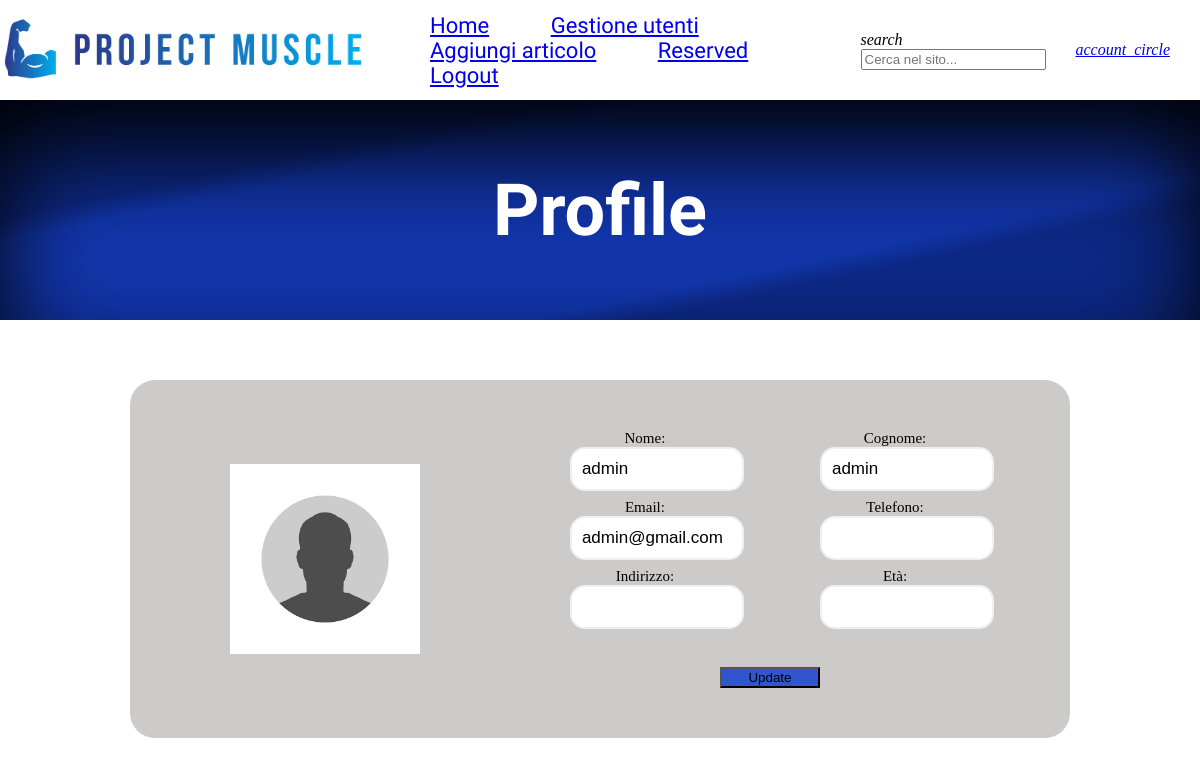
The page /show_profile.php (signed in) on the database as committed earlier.
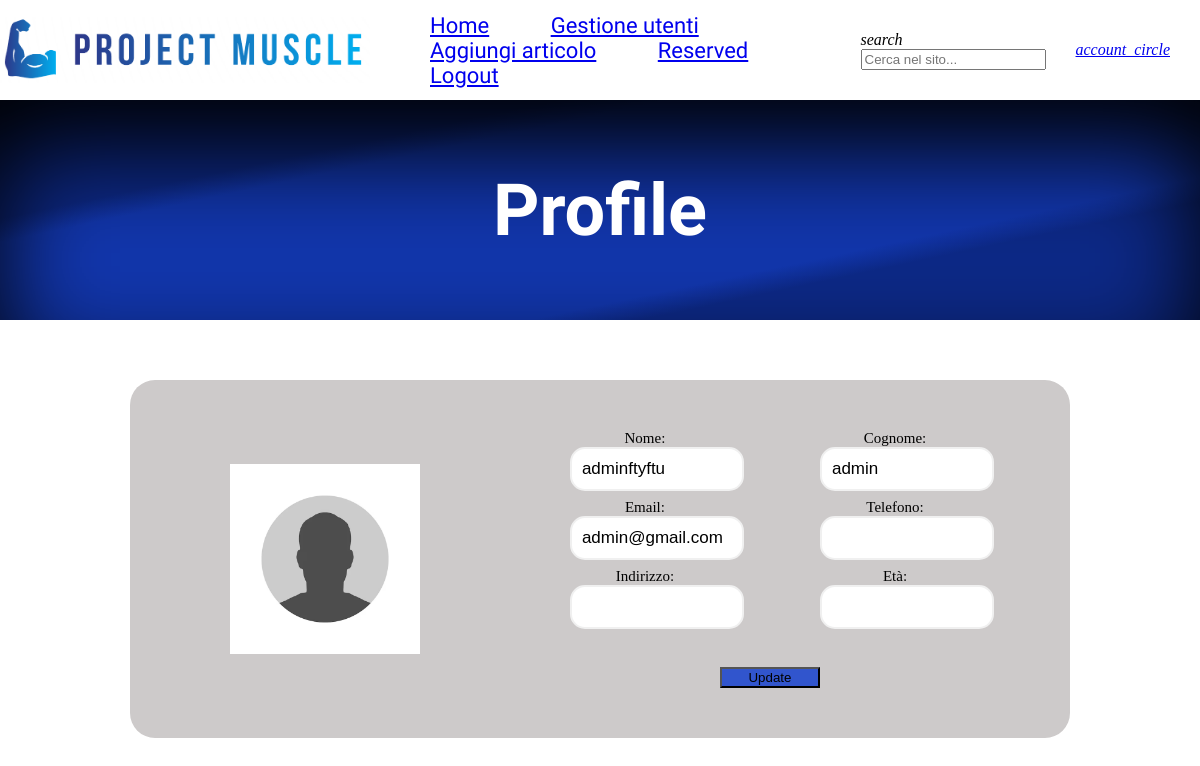
The same page on the database as committed later.
### tables this page shows
CREATE TABLE `users` (
  `id` int(4) NOT NULL,
  `nome` varchar(30) NOT NULL,
  `cognome` varchar(30) NOT NULL,
  `email` varchar(100) NOT NULL,
  `password` varchar(150) NOT NULL,
  `registration_date` timestamp NOT NULL DEFAULT current_timestamp(),
  `admin` tinyint(1) NOT NULL,
  `rememberMeToken` varchar(150) DEFAULT NULL,
  `cookie_expiration` date DEFAULT NULL,
  `telefono` varchar(10) DEFAULT NULL,
  `indirizzo` varchar(150) DEFAULT NULL,
  `eta` int(3) DEFAULT NULL
);

### query.php (called while the page is built, shortened)
<?php
require_once 'utils.php';
function genericSelect($table, $select_Columns, $where, $toBind, $con){
    $query = "SELECT " . implode(", ", $select_Columns) . " FROM " . $table;
    $query = isset($where) ? ($query . " WHERE " . $where) : $query;
    $stmt = mysqli_prepare($con, $query);
    if (!empty($toBind)) {
        $values = array_values($toBind);
        $types = getTypes($values);
        check_mysqliFunction(mysqli_stmt_bind_param($stmt, $types, ...$values), $con, 'bind', $query);
    }
    check_mysqliFunction(mysqli_stmt_execute($stmt), $con, 'execute', $query);
    $result = mysqli_stmt_get_result($stmt);
    if($result && mysqli_num_rows($result) > 0){
        $rows = [];
        while ($row = mysqli_fetch_array($result)) {
            $rows[] = $row;
        }
        if (count($rows) == 1)
            return $rows[0];
        else return $rows;
    }
    return null;
}
?>

### utils.php (called while the page is built, shortened)
<?php
function getTypes($valori){
    $tipi = '';
    foreach ($valori as $valore) {
        if (is_int($valore)) {
            $tipi .= 'i';
        } elseif (is_float($valore)) {
            $tipi .= 'd';
        } elseif (is_bool($valore)) {
            $tipi .= 'i';
        } else {
            $tipi .= 's';
        }
    }
    return $tipi;
}
?>

### show_profile.php (the view, shortened to what this page needs)
<?php
require_once 'header.php';
try {
    $valuesToSelect = ["nome", "cognome", "email", "telefono", "indirizzo", "eta"];
    $row = genericSelect("users", $valuesToSelect , "email=?", [$_SESSION["email"]], $con);
}
catch (Exception $e) {
    $_SESSION["error_message"] = "Qualcosa è andato storto...Riprova pià tardi";
    header("Location: index.php");
    error_log("Failed to search user data from the database: " . $e->getMessage() . "\n", 3, "error.log");
}
?>
<div class="container">
    <div class="profile">
        <div class="profile_image"></div>
        <div class="profile_info">
            <form action="update_profile.php" method="post" id="updateProfile" novalidate>
                    <div class="columns">
                        <div class="col1">
                            <div class="input-control2">
                                <label for="firstname">Nome:</label>
                                <input type="text" id="firstname" name="firstname" value=<?php echo $row["nome"]?> readonly>
                            </div>
                            <div class="input-control2">
                                <label for="email" class="label">Email:</label>
                                <input type="email" id="email" name="email" value=<?php echo $row["email"]?> readonly>
                            </div>
                            <div class="input-control2">
                                <label for="address" class="label">Indirizzo:</label>
                                <input type="text" id="address" name="address" readonly value= <?php echo isset($row["indirizzo"]) ? $row["indirizzo"] : null?> >
                            </div>
                        </div>
                        <div class="col2">
                            <div class="input-control2">
                                <label for="lastname" class="label">Cognome:</label>
                                <input type="text" id="lastname" name="lastname" value=<?php echo $row["cognome"]?> readonly>
                            </div>
                            <div class="input-control2">
                                <label for="phone" class="label">Telefono:</label>
                                <input type="text" id="phone" name="phone" readonly value=<?php echo isset($row["telefono"]) ? $row["telefono"] : null?> >
                            </div>
                            <div class="input-control2">
                                <label for="age" class="age">Età:</label>
                                <input type="text" id="age" name="age" readonly value=<?php echo isset($row["eta"]) ? $row["eta"] : null?> >
                            </div>
                        </div>
                    </div>
                    <button id="submit_button_profile" type="submit">Update</button>
            </form>
        </div>
    </div>
</div>

### header.php (shortened to what this page needs)
<?php
require_once 'utils.php';
?>
<!DOCTYPE html>
<html lang="it">
<head>
    <link href="https://cdn.jsdelivr.net/npm/beercss@3.4.7/dist/cdn/beer.min.css" rel="stylesheet">
    <link rel="stylesheet" type="text/css" href="stile.css">
    <link rel="stylesheet" type="text/css" href="form_style.css">
</head>
<body>
    <header class="fixed">
        <?php
        require_once 'navbar.php';
        ?>
    </header>
    <div class="dynamicNav" id="dynamicNav">
        <h1 id="header_content"></h1>
    </div>

### navbar.php (shortened to what this page needs)
<nav>
    <img src="logo2.png" alt="Logo project muscle">
    <div>
        <ul>
            <li><a href="index.php">Home</a></li>
            <?php
            require_once 'connection.php';
            require_once 'query.php';
            if (isset($_SESSION["logged_in"])) {
                if (isset($_SESSION["admin"]) && $_SESSION["admin"] == 1) {
                    echo '<li><a href="allusers.php">Gestione utenti</a></li>';
                    echo '<li><a href="addArticle.php">Aggiungi articolo</a></li>';
                }
                echo '<li><a href="reserved.php">Reserved</a></li>';
                echo '<li><a href="logout.php">Logout</a></li>';
            } else {
                echo '<li><a href="registration.php">Sign-up</a></li>';
                echo '<li><a href="login.php">Sign-in</a></li>';
            }
            ?>
        </ul>
    </div>
    <div class="searchZone">
        <div class="field small prefix round fill" id="searchBar">
            <i class="front">search</i>
            <input type=text id="searchInput" placeholder="Cerca nel sito...">
        </div>
        <?php
            echo
                '<a href="show_profile.php">
                <i class="large" id="accountCircle">account_circle</i>
                </a>';
        ?>
    </div>
</nav>

### stile.css (style rules this page uses)
html { max-width: 100%; }
body { margin: 0 auto; max-width: 100%; background-color: #ffffff; }
header { background-color: #ffffff; width: 100%; }
header img { width: 370px; z-index: 500; }
nav { height: 100px; width: 100%; display: flex; align-items: center; align-content: center; justify-content: space-between; }
nav li { display: inline; color: #000000; font-size: 22px; font-family: 'Roboto Condensed', sans-serif; padding: 0px 20px; }
.searchZone { display: flex; align-items: center; }
#searchBar { margin-left: 15px; }
#accountCircle { padding: 0px 30px; }
nav li:not(:last-child)::after { content: " "; padding: 8px; }
.container { text-align: center; }
.dynamicNav { display: flex; justify-content: center; align-items: center; background-color: #0d2987; height: 220px; width: 100%; background-image: linear-gradient(-12deg, transparent 25%, #1236ac 30%, #1236ac 70%, transparent 75%); box-shadow: inset 0px 50px 100px 0px rgba(0, 0, 0, 1); }
.dynamicNav h1 { color: #ffffff; font-size: 72px; font-family: 'Roboto Condensed', sans-serif; }
.container { display: flex; justify-content: center; align-items: center; }
:is(.button,button):after { all: unset; }

### form_style.css (style rules this page uses)
.input-control2 { display: flex; flex-direction: column; }
.input-control2 label { font-size: 15px; }
.input-control2 input { border: 2px solid #f0f0f0; border-radius: 15px; display: block; margin-bottom: 8px; font-size: 17px; padding: 10px; width: 100%; }
#submit_button_profile { background-color: #3155cd; width: 100px; margin-top: 30px; }
#updateProfile { margin-left: 100px; }
.profile { display: flex; align-items: center; padding: 50px; margin-top: 60px; background-color: #cdcaca; border-radius: 25px; width: 70%; }
.profile_image { background-image: url('profile.avif'); height: 250px; width: 250px; background-size: contain; background-repeat: no-repeat; background-position: center; margin-left: 50px; }
.columns { display: flex; flex-direction: row; }
.col1, .col2 { padding : 0px 50px 0px 50px; }

Rows that differ between the two databases and show on the page:
changed users "admin@gmail.com": firstname "admin" → "adminftyftu"
